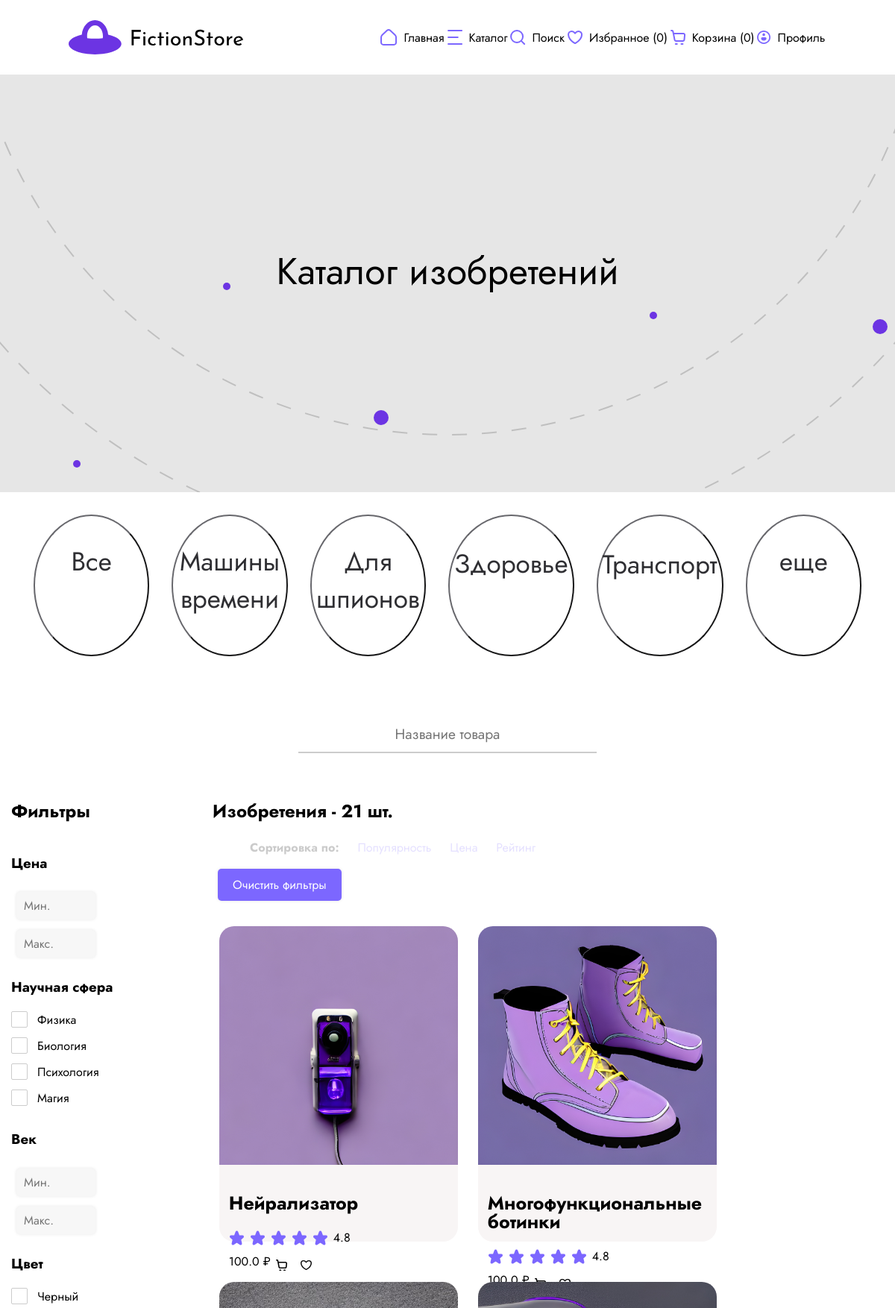
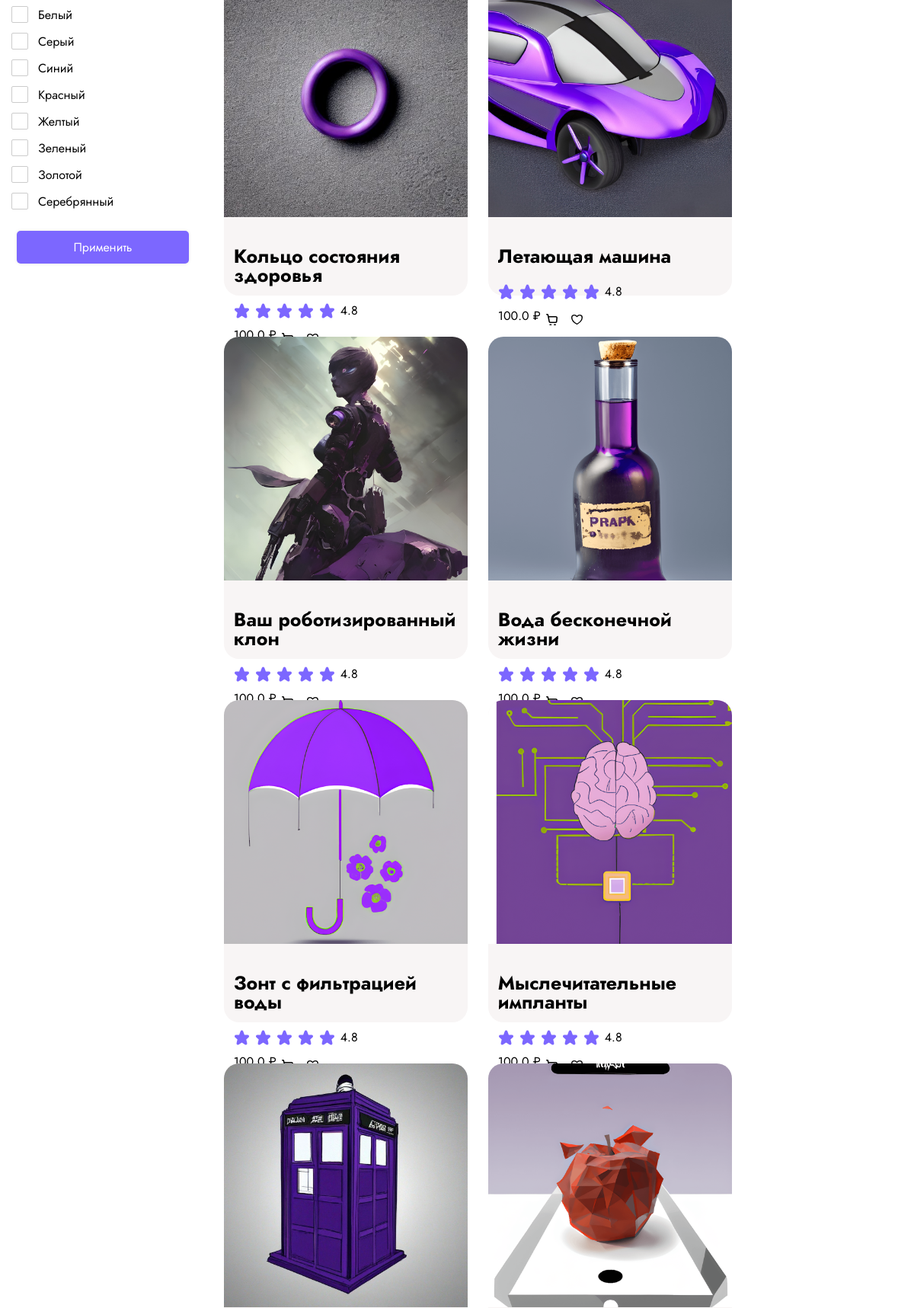
/catalog (upper part), run on the app's committed database (2 pictures, top to bottom).
### app/models.py (models this page shows)
class Item(db.Model):
    __tablename__ = "item"
    id              = db.Column(db.Integer, primary_key=True)
    title           = db.Column(db.String(100), nullable=False)
    price           = db.Column(db.Float, nullable=False)
    description     = db.Column(db.String(1000), nullable=False)
    images          = db.Column(db.JSON) # [ "str", ... ]
    colors          = db.Column(db.JSON) # [ "str", ... ]
    science         = db.Column(db.JSON) # [ "str", ... ]
    comments        = db.relationship("Comment", backref="item")

### app/controllers.py (the view)
@app.route('/catalog', methods=['GET', 'POST'])
def catalog():
    search = request.args.get('search')
    items = db.session.query(Item).filter(Item.title == search[0].upper()+search[1:].lower()).all() \
            if search else db.session.query(Item).all()
    if filter_sci := request.args.getlist('sci'):
        items = [item for item in items for sci in filter_sci if sci in item.science]
    if filter_color := request.args.getlist('color'):
        items = [item for item in items for color in filter_color if color in item.colors]
    if (filter_price_from := request.args.get('price_from')):
        items = [item for item in items if item.price >= int(filter_price_from)]
    if (filter_price_to := request.args.get('price_to')):
        items = [item for item in items if item.price <= int(filter_price_to)]
    favs_len, basket_len = favs_basket_len(authToken(request), request.cookies)
    return render_template('catalog.html', favs_len=favs_len,
                           basket_len=basket_len, items=items,search=search)

### app/controllers.py (called while the page is built)
def authToken(request):
    token = request.cookies.get('token')
    if token and (user := db.session.query(User).filter_by(token=token).first()):
        return user
    return False

def favs_basket_len(user, cookies):
    if user:
        return len(user.favourites), len(user.basket)
    return len(cookies.get('favourites') or "")//2, len(cookies.get('basket') or "")//2

### app/templates/catalog.html (shortened to what this page needs)
<!DOCTYPE html>
<html lang="en">
<head>
    <link rel="stylesheet" href="../static/styles/style.css">
</head>
<body>
<header>
    <div class="navigator">
        <a href="/" style="display: contents;"><img src="static/img/gui/logo.svg"></a>
        <nav class="hide">
                <span>
                    <img src="static/img/gui/home.svg">
                    <a href="/">Главная</a>
                </span>
            <span>
                    <img src="static/img/gui/Catalog.svg">
                    <a href="catalog">Каталог</a>
                </span>
            <span>
                    <img src="static/img/gui/Search.svg">
                    <a href="/#search">Поиск</a>
                </span>
            <span>
                    <img src="static/img/gui/favourite.svg">
                    <a href="favourites">Избранное ({{ favs_len }})</a>
                </span>
            <span>
                    <img src="static/img/gui/backets.svg">
                    <a href="basket">Корзина ({{ basket_len }})</a>
                </span>
            <span>
                    <img src="static/img/gui/Profile.svg">
                    <a href="profile">Профиль</a>
                </span>
        </nav>
    </div>
</header>
<main>
    <h1>Каталог изобретений</h1>
</main>
<span class="catalogue-circles">
        <button>
            <a href="#">Все</a>
        </button>
        <button>
            <a href="#">Машины времени</a>
        </button>
        <button>
            <a href="#">Для шпионов</a>
        </button>
        <button>
            <a href="#">Здоровье</a>
        </button>
        <button>
            <a href="#">Транспорт</a>
        </button>
        <button>
            <a href="#">еще</a>
        </button>
    </span>
<form class="catalogue-search">
    {% if search %}
    <input type="text" method="GET" name="search" placeholder="Название товара" value="{{ search }}">
    {% else %}
    <input type="text" method="GET" name="search" placeholder="Название товара">
    {% endif %}
</form>
<div class="types">
    <form class="aside" method="GET">
        <h2>Фильтры</h2>
        <h3>Цена</h3>
        <div class="container">
            <div class="textrange-fields">
                <input style="width: 36%" class="textrange-field" name="price_from" type="text" id="minprice" placeholder="Мин.">
                <input style="width: 36%" class="textrange-field" name="price_to" type="text" id="maxprice" placeholder="Макс.">
            </div>
        </div>
        <h3>Научная сфера</h3>
        <div>
            <label id="physics" class="checkbox">
                <span class="checkmark"></span>
                Физика
            </label>
            <label id="biology" class="checkbox">
                <span class="checkmark"></span>
                Биология
            </label>
            <label id="psycho" class="checkbox">
                <span class="checkmark"></span>
                Психология
            </label>
            <label id="magic" class="checkbox">
                <span class="checkmark"></span>
                Магия
            </label>
        </div>
        <h3>Век</h3>
        <div class="wrapper">
            <div class="textrange-fields">
                <input style="width: 36%" class="textrange-field" type="text" id="mincentury" placeholder="Мин.">
                <input style="width: 36%" class="textrange-field" type="text" id="maxcentury" placeholder="Макс.">
            </div>
        </div>
        <h3>Цвет</h3>
        <div>
            <label id="black" class="checkbox">
                <span class="checkmark"></span>
                Черный
            </label>
            <label id="white" class="checkbox">
                <span class="checkmark"></span>
                Белый
            </label>
            <label id="grey" class="checkbox">
                <span class="checkmark"></span>
                Серый
            </label>
            <label id="blue" class="checkbox">
                <span class="checkmark"></span>
                Синий
            </label>
            <label id="red" class="checkbox">
                <span class="checkmark"></span>
                Красный
            </label>
            <label id="yellow" class="checkbox">
                <span class="checkmark"></span>
                Желтый
            </label>
            <label id="green" class="checkbox">
                <span class="checkmark"></span>
                Зеленый
            </label>
            <label id="gold" class="checkbox">
                <span class="checkmark"></span>
                Золотой
            </label>
            <label id="silver" class="checkbox">
                <span class="checkmark"></span>
                Серебрянный
            </label>
        </div>
        <button style="margin-top: 15px" class="itemcomm_submit" type="submit" name="search" value="{% if search %}{{ search }}{% endif %}">Применить</button>
    </form>
    <div class="catalog">
        <h2>Изобретения - {{ items|length }} шт.</h2>
        <ul class="sortby" style="opacity: 0.2" title="Не реализовано">
            <li style="font-weight: 700">Сортировка по:</li>
            <li><a href="">Популярность</a></li>
            <li><a href="">Цена</a></li>
            <li><a href="">Рейтинг</a></li>
        </ul>
        <div class="params">
            <button class="itemcomm_submit" onclick="location.href='/catalog'">Очистить фильтры</button>
        </div>
        <section>
            <div class="gallery">
                {% for item in items %}
                    <div class="card">
                <a href="product?id={{ item.id }}">
                    <img src="/static/img/items/{{ item.images.0 }}" alt="">
                </a>
                <div>
                    <a href="product?id={{ item.id }}">
                        <h4>{{ item.title }}</h4>
                    </a>
                    <span class="stars">
                        <img src="static/img/gui/star.svg" alt="">
                        <img src="static/img/gui/star.svg" alt="">
                        <img src="static/img/gui/star.svg" alt="">
                        <img src="static/img/gui/star.svg" alt="">
                        <img src="static/img/gui/star.svg" alt="">
                        <p>4.8</p>
                    </span>
                    <span>
                        <div class="price">
                            <p>{{ item.price }} &#8381;</p>
                        </div>
                        <div class="icons">
                            <a href='#'> <img src="static/img/gui/telega_small.svg" alt=""> </a>
                            <a href='#'><img src="static/img/gui/favourite_small.svg" alt=""> </a>
                        </div>
                    </span>
                </div>
            </div>
                {% endfor %}
            </div>
        </section>
    </div>
</div>
</body>
</html>

### data on the page
Item: shows a picture, title "Нейрализатор", price "100.0"
Item: shows a picture, title "Многофункциональные ботинки", price "100.0"
Item: shows a picture, title "Кольцо состояния здоровья", price "100.0"
Item: shows a picture, title "Летающая машина", price "100.0"
Item: shows a picture, title "Ваш роботизированный клон", price "100.0"
Item: shows a picture, title "Вода бесконечной жизни", price "100.0"
Item: shows a picture, title "Зонт с фильтрацией воды", price "100.0"
Item: shows a picture, title "Мыслечитательные импланты", price "100.0"
Item: shows a picture
Item: shows a picture

### other printed values
{{ favs_len }} "0"
{{ basket_len }} "0"
{{ items|length }} "21"
